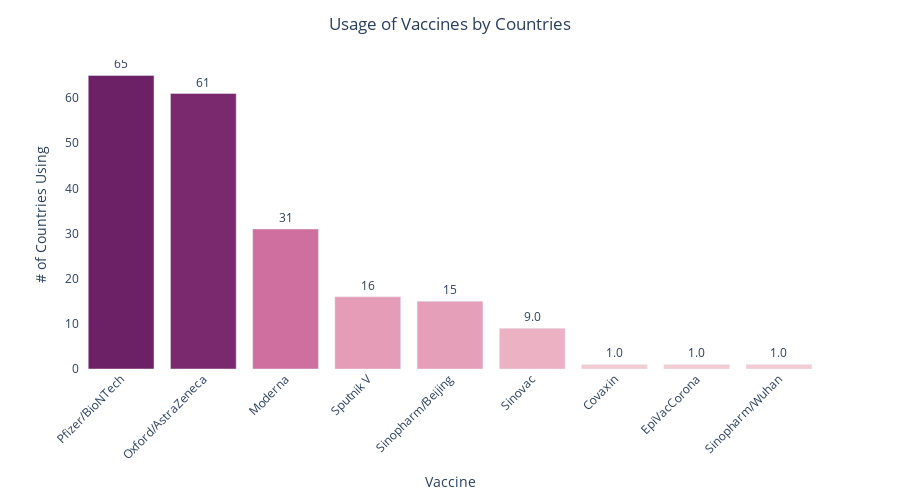

Notebook code for this chart:
### Markdown cell above
### Which vaccine is most commonly used around the world?

### Code cell
# Create a data frame to calculate the usage of every individual vaccine in different countries

summ = df_f.iloc[:,8:17].sum()
df_vacc = pd.DataFrame(summ, columns=['Usage'])
df_vacc = df_vacc.sort_values('Usage', ascending=False)
df_vacc.reset_index(level=0, inplace=True)

# Visualise the vaccine usage

fig = px.bar(df_vacc,
              x = 'index',
              y = 'Usage',
              color='Usage',
              hover_name = 'index',
              hover_data = ['Usage'],
              color_continuous_scale = 'Magenta',
              labels = {'index':'Vaccine','Usage':'# of Countries Using'},
              height=500,
              text = 'Usage')

fig.update_layout(uniformtext_minsize = 15,
                   xaxis_tickangle = -45,
                   title = 'Usage of Vaccines by Countries',
                   title_x = 0.5,
                   showlegend=False)

fig.update_traces(texttemplate='%{text:.2s}', textposition='outside')
fig.update_layout(uniformtext_minsize=8, uniformtext_mode='hide')

fig.update(layout_coloraxis_showscale=False)
fig.update_layout({'plot_bgcolor': 'rgba(0, 0, 0, 0)', 'paper_bgcolor': 'rgba(0, 0, 0, 0)',})

fig.show()

### Figure 1 — Plotly figure (JSON) as saved in the notebook; plotly's stock layout.template omitted (floating-point values rounded to 4 significant figures)
{"data": [{"alignmentgroup": "True", "hovertemplate": "<b>%{hovertext}</b><br><br>Vaccine=%{x}<br># of Countries Using=%{marker.color}<extra></extra>", "hovertext": ["Pfizer/BioNTech", "Oxford/AstraZeneca", "Moderna", "Sputnik V", "Sinopharm/Beijing", "Sinovac", "Covaxin", "EpiVacCorona", "Sinopharm/Wuhan"], "legendgroup": "", "marker": {"color": [65, 61, 31, 16, 15, 9, 1, 1, 1], "coloraxis": "coloraxis"}, "name": "", "offsetgroup": "", "orientation": "v", "showlegend": false, "text": [65, 61, 31, 16, 15, 9, 1, 1, 1], "textposition": "outside", "texttemplate": "%{text:.2s}", "type": "bar", "x": ["Pfizer/BioNTech", "Oxford/AstraZeneca", "Moderna", "Sputnik V", "Sinopharm/Beijing", "Sinovac", "Covaxin", "EpiVacCorona", "Sinopharm/Wuhan"], "xaxis": "x", "y": [65, 61, 31, 16, 15, 9, 1, 1, 1], "yaxis": "y"}], "layout": {"barmode": "relative", "coloraxis": {"colorbar": {"title": {"text": "# of Countries Using"}}, "colorscale": [[0, "rgb(243, 203, 211)"], [0.1667, "rgb(234, 169, 189)"], [0.3333, "rgb(221, 136, 172)"], [0.5, "rgb(202, 105, 157)"], [0.6667, "rgb(177, 77, 142)"], [0.8333, "rgb(145, 53, 125)"], [1, "rgb(108, 33, 103)"]], "showscale": false}, "height": 500, "legend": {"tracegroupgap": 0}, "margin": {"t": 60}, "paper_bgcolor": "rgba(0, 0, 0, 0)", "plot_bgcolor": "rgba(0, 0, 0, 0)", "showlegend": false, "title": {"text": "Usage of Vaccines by Countries", "x": 0.5}, "uniformtext": {"minsize": 8, "mode": "hide"}, "xaxis": {"anchor": "y", "domain": [0, 1], "tickangle": -45, "title": {"text": "Vaccine"}}, "yaxis": {"anchor": "x", "domain": [0, 1], "title": {"text": "# of Countries Using"}}}}
